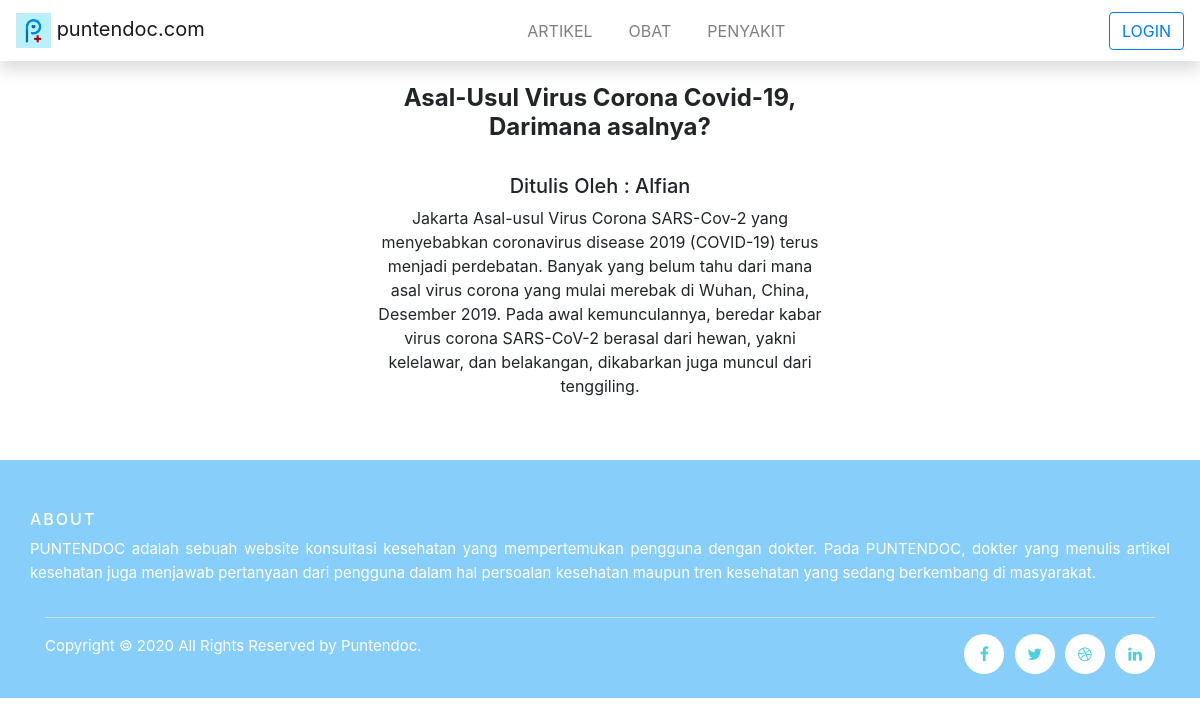
/artikeldetail/7, run on the app's committed database.
### tables this page shows
CREATE TABLE `tbl_artikel` (
  `id` int(11) NOT NULL,
  `judul` varchar(50) NOT NULL,
  `penulis` varchar(50) NOT NULL,
  `isi` varchar(1000) NOT NULL,
  `kategori` varchar(25) NOT NULL,
  `link` varchar(1000) NOT NULL
);

### application/controllers/ArtikelDetail.php (called while the page is built, shortened)
<?php
class ArtikelDetail extends CI_Controller{
	function __construct(){
		$this->load->model('Artikel');
		$this->load->model('admin');
	}
	public function index($id){
		$artikel = $this->Artikel->get_artikel_by_id($id);
		$data['artikel'] = $artikel;
		$data['judul'] = $artikel[0]->judul;
		if($this->admin->is_role() == "admin"){
            $this->load->view('templates/headadmin', $data);
        }else if ($this->admin->is_role() == "user"){
			$this->load->view('templates/headuser', $data);
		}else{
			$this->load->view('templates/header', $data);
		}
		$this->load->view('show_detail/detail_artikel', $data);
		$this->load->view('templates/footer');
	}
}

### index.php (called while the page is built, shortened)
<?php
require_once BASEPATH.'core/CodeIgniter.php';

### application/models/Artikel.php (called while the page is built, shortened)
<?php
	class Artikel extends CI_Model{
		public function get_artikel_by_id($id){
			$this->db->where('id', $id);
			return $this->db->get('tbl_artikel')->result();
		}
	}
?>

### application/views/show_detail/detail_artikel.php (the view)
<section class="container text-center" style="min-height: 50vh;width:40%">
<br>
	<h4><?= $artikel[0]->judul?></h4>
<br>
	<h5>Ditulis Oleh : <?=$artikel[0]->penulis?></h5>
	<p><?= $artikel[0]->isi?></p>
</section>

### assets/css/style.css (style rules this page uses)
body { padding-top: 60px; }
h4 { font-weight:700; }

### data on the page
tbl_artikel: judul "Asal-Usul Virus Corona Covid-19, Darimana asalnya?", penulis "Alfian", isi "Jakarta Asal-usul Virus Corona SARS-Cov-2 yang menyebabkan coronavirus disease 2019 (COVID-19) terus menjadi perdebatan. Banyak yang belum tahu dari mana asal virus corona yang mulai merebak di Wuhan, China, Desember 2019. Pada awal kemunculannya, beredar kabar virus corona SARS-CoV-2 berasal dari hewan, yakni kelelawar, dan belakangan, dikabarkan juga muncul dari tenggiling."
